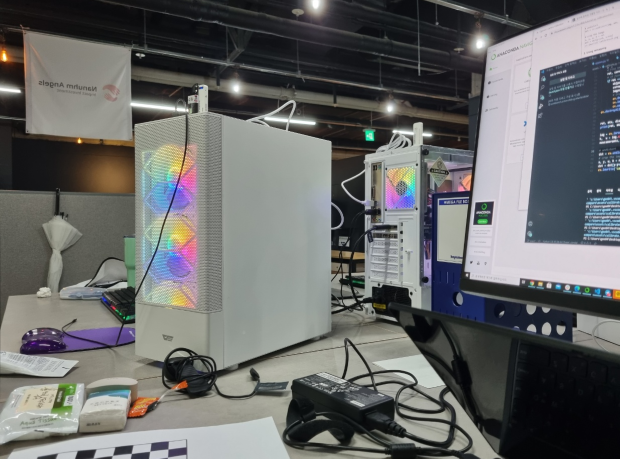
#> input picture calibration_complete/comL_90_10.png, 1239 x 917 px, found by its file name (shown at 1/2 size)
$ python opencv.py
#> lines starting #> are read from the running program, lines starting #| are printed output that depends on the picture
import numpy as np
import cv2
from matplotlib import pyplot as plt


#좌우 스테레오 이미지 불러오기, Import left and right stereo images
imgL = cv2.imread('calibration_complete\comL_90_10.png')
#> imgL is the input picture: shape (917, 1239, 3); mean B, G, R 103.2, 103.9, 103
imgR = cv2.imread('calibration_complete\comR_90_10.png')
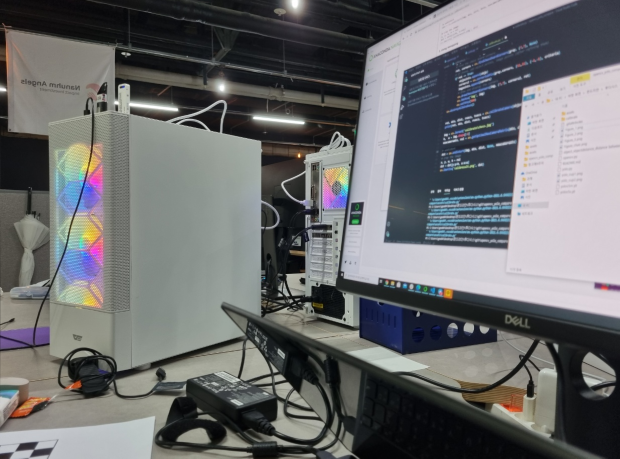
#> input picture calibration_complete/comR_90_10.png, 1239 x 917 px, found by its file name (shown at 1/2 size)
#> imgR is the input picture: shape (917, 1239, 3); mean B, G, R 107.8, 106.6, 105.7


#스테레오SGBM 함수 파라미터 입력 및 저장, Enter and save stereoSGBM function parameters
window_size = 3
min_disp = 0
num_disp = 130 - min_disp
stereo = cv2.StereoSGBM_create(minDisparity = min_disp,
    numDisparities = num_disp,
    blockSize = window_size,
    uniquenessRatio = 10,
    speckleWindowSize = 100,
    speckleRange = 1,
    disp12MaxDiff = -1,
    P1 = 8*3*window_size**2,
    P2 = 32*3*window_size**2
)

#함수호출 -> 깊이맵 생성, Function call -> Create depth map
disparity = stereo.compute(imgL, imgR).astype(np.float32) / 16.0
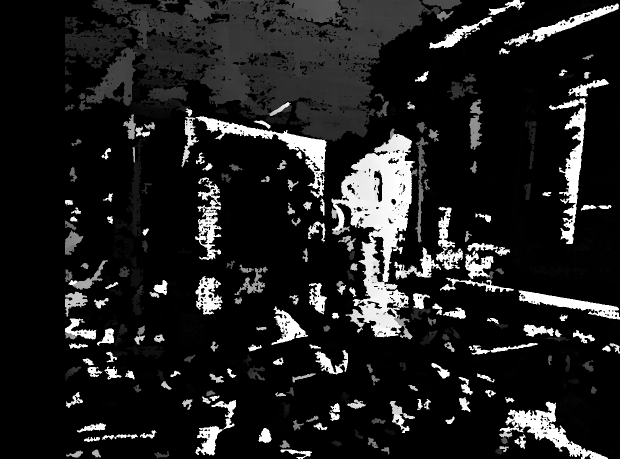
#> disparity: shape (917, 1239) float32 (shown at 1/2 size); min -1, max 129, mean 14.9; drawn with min black and max white

#깊이맵 출력, print depth map
plt.imshow(disparity, 'gray')
plt.show()

#거리측정을 원하는 부분의 좌표선택,
# Select the coordinates of the part you want to measure the distance
#print(disparity[427][694]) #여기서는 컵부분을 선택, Select the part that is cup
print(disparity[403][951])
#| -1.0

pixel_disparity = disparity[403][951]
#> pixel_disparity = -1
focal_length = 5.4 #카메라 초점거리
camera_between = 80 #카메라 사이거리

distance = (focal_length*camera_between/pixel_disparity) * 8.08
#> distance = -3490.6
print('opencv로 계산한 물체 사이의 거리', distance, 'cm')
#| opencv로 계산한 물체 사이의 거리 -3490.56 cm
